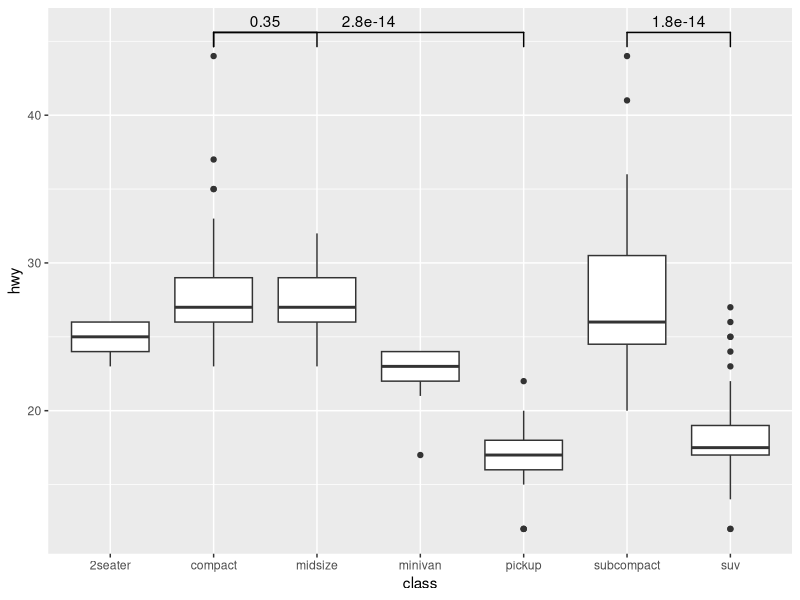
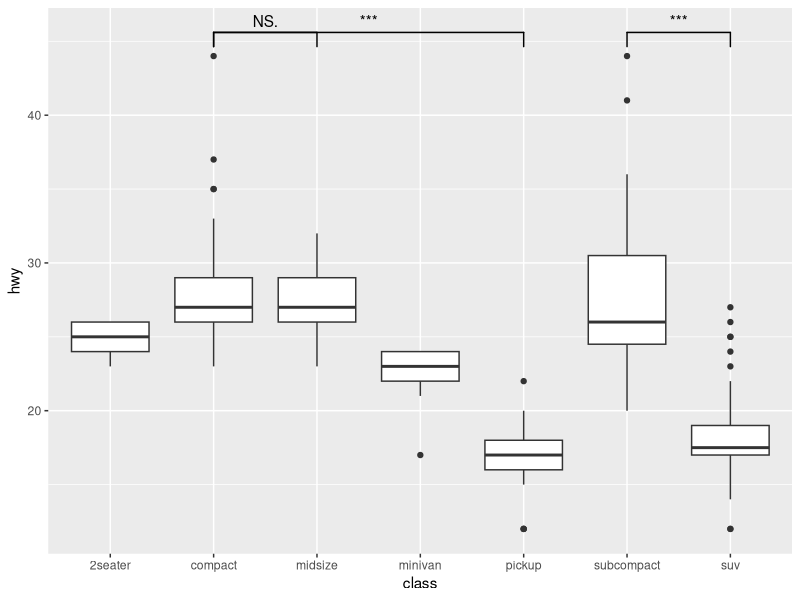
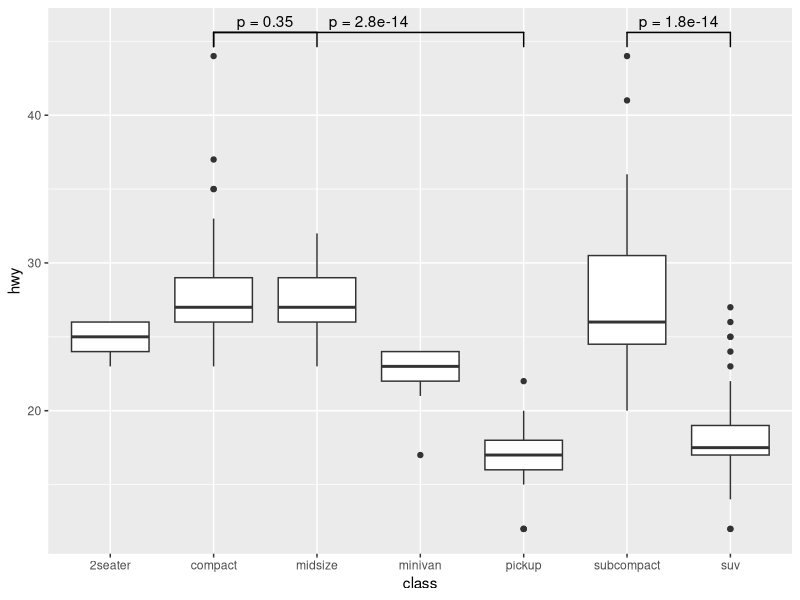
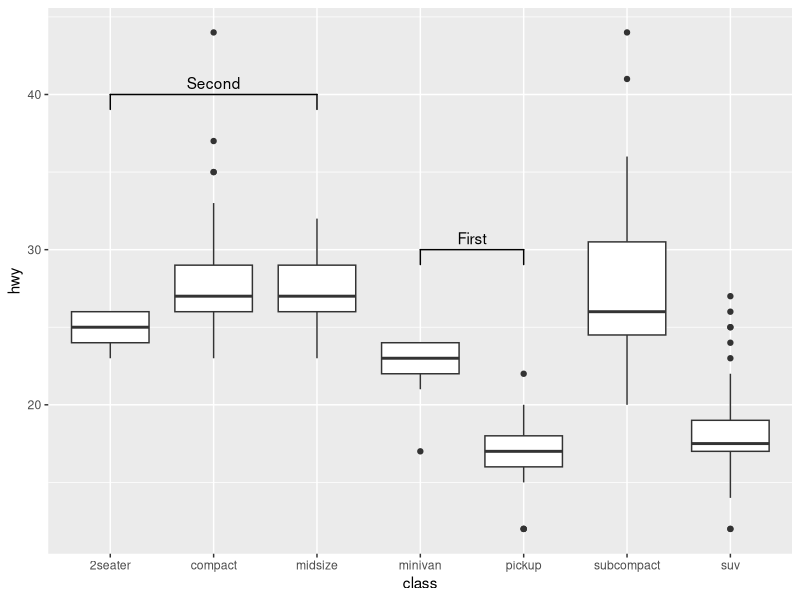
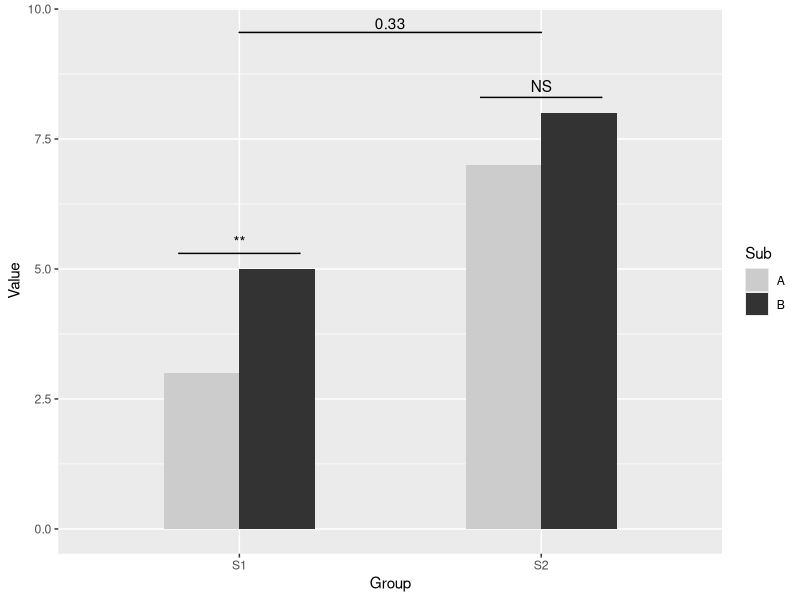

Generate these figures, in order, with R:

# -*- coding: utf-8 -*-

rm(list = ls())

suppressPackageStartupMessages({
    library(ggplot2)
    library(ggsignif)
})

ggplot2::ggplot(mpg, ggplot2::aes(class, hwy)) +
    ggplot2::geom_boxplot() +
    ggsignif::geom_signif(
        comparisons = list(
            c("compact", "pickup"),
            c("subcompact", "suv"),
            c("compact", "midsize")
        ),
        map_signif_level = FALSE
    )

ggplot2::ggplot(mpg, ggplot2::aes(class, hwy)) +
    ggplot2::geom_boxplot() +
    ggsignif::geom_signif(
        comparisons = list(
            c("compact", "pickup"),
            c("subcompact", "suv"),
            c("compact", "midsize")
        ),
        map_signif_level = TRUE
    )

ggplot2::ggplot(mpg, ggplot2::aes(class, hwy)) +
    ggplot2::geom_boxplot() +
    ggsignif::geom_signif(
        comparisons = list(
            c("compact", "pickup"),
            c("subcompact", "suv"),
            c("compact", "midsize")
        ),
        map_signif_level = function(p) sprintf("p = %.2g", p)
    )

ggplot2::ggplot(mpg, ggplot2::aes(class, hwy)) +
    ggplot2::geom_boxplot() +
    ggsignif::geom_signif(
        annotations = c("First", "Second"),
        y_position = c(30, 40), xmin = c(4, 1), xmax = c(5, 3)
    )

dat <- data.frame(
    Group = c("S1", "S1", "S2", "S2"),
    Sub = c("A", "B", "A", "B"),
    Value = c(3, 5, 7, 8)
)

dat

ggplot2::ggplot(dat, ggplot2::aes(Group, Value)) +
    ggplot2::geom_bar(ggplot2::aes(fill = Sub), stat = "identity", position = "dodge", width = .5) +
    ggsignif::geom_signif(
        y_position = c(5.3, 8.3), xmin = c(0.8, 1.8), xmax = c(1.2, 2.2),
        annotation = c("**", "NS"), tip_length = 0
    ) +
    ggsignif::geom_signif(
        comparisons = list(c("S1", "S2")),
        y_position = 9.3, tip_length = 0, vjust = 0.2
    ) +
    ggplot2::scale_fill_manual(values = c("grey80", "grey20"))
